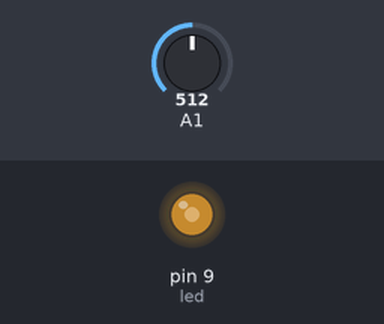
A sketch run on a simulated Arduino Uno, built with avr-gcc and run on an emulated ATmega328P. Parts: output pins drawn as LEDs (lit = HIGH). Inputs (shaded band) come from the test bench; at power-on: A1 = 512.

Above: at 1.2 s.
1.3 s: A1 set to 716
At 2.4 s:
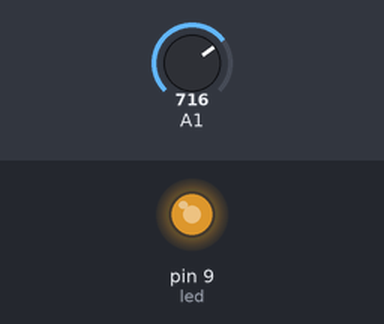
2.8 s: A1 set to 900
At 4.0 s:
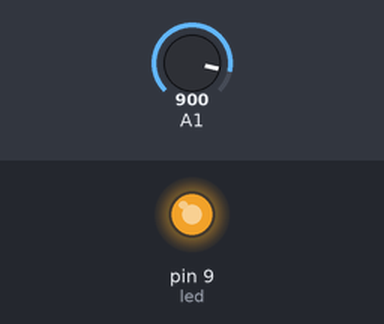
4.3 s: A1 set to 122
At 5.4 s:
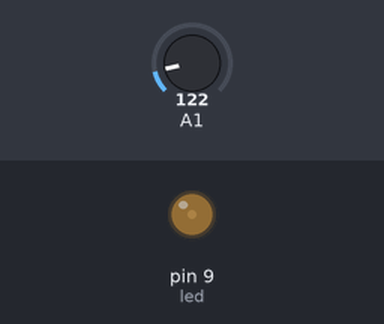
5.8 s: A1 set to 0
At 6.8 s:
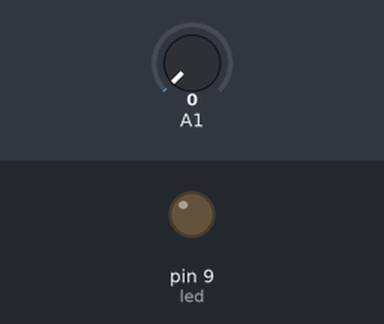
Timing chart, 0 to 8.3 s (numbered marks = the images above; inputs shaded):
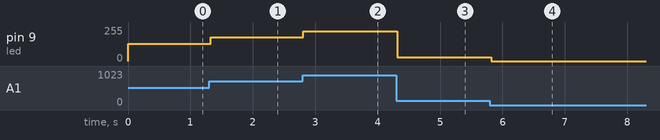

Measured:
- after the input at 1.3 s, pin 9 (led): 128/255 → 179/255 at once
- after the input at 2.8 s, pin 9 (led): 179/255 → 225/255 at once
- after the input at 4.3 s, pin 9 (led): 225/255 → 30/255 at once
- after the input at 5.8 s, pin 9 (led): 30/255 → 0/255 at once

The sketch:

reto_entradaAnalogica2.ino
```cpp
long valor;
const int led = 9;

void setup() {
  //Inicializamos la comunicación serial
  Serial.begin(9600);

  pinMode(led, OUTPUT);

}

void loop() {
  valor = analogRead(A1);
  valor = valor / 4;

  analogWrite(led, valor);
  delay(30);
}
```
